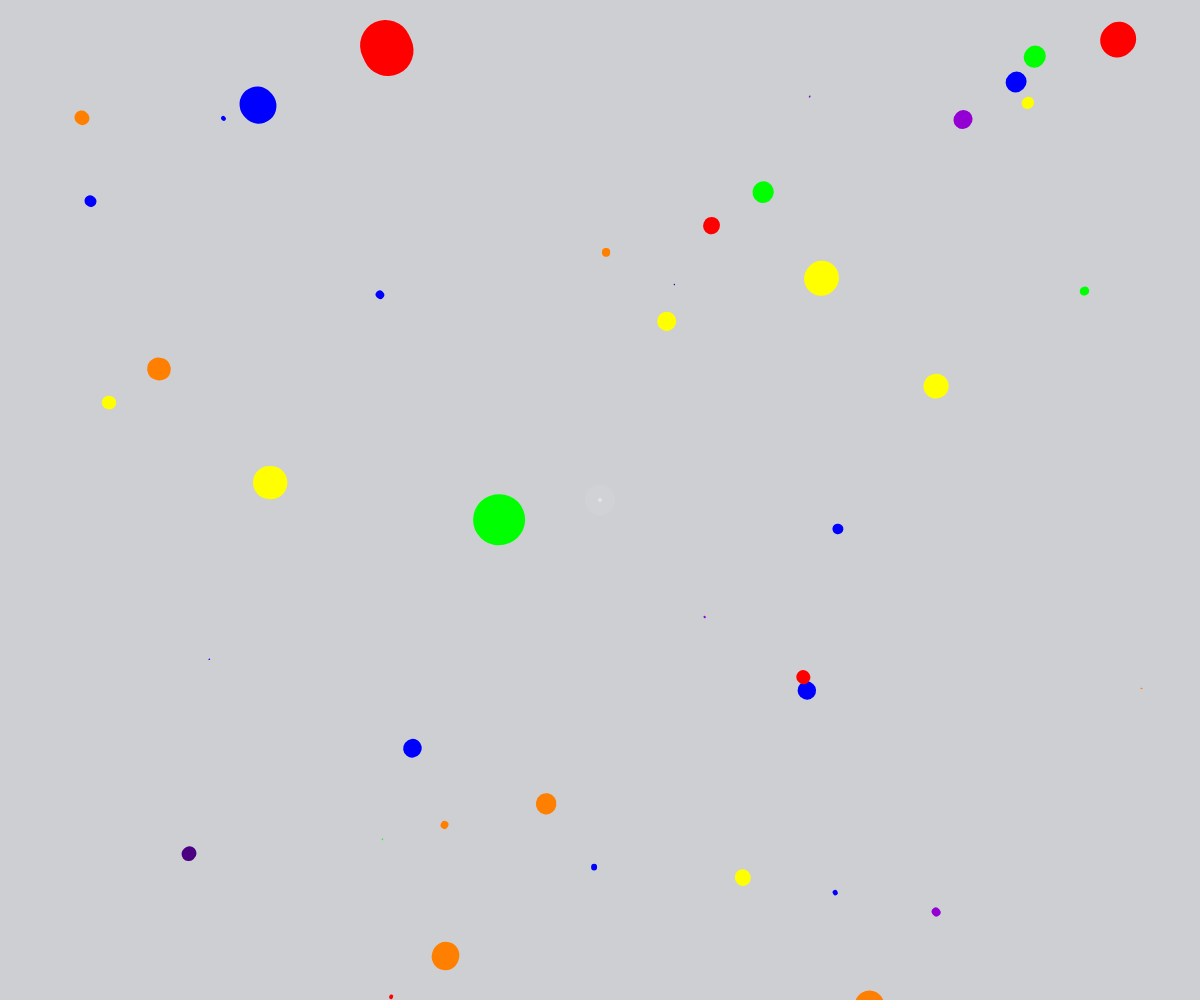
Frame 1 (no input)
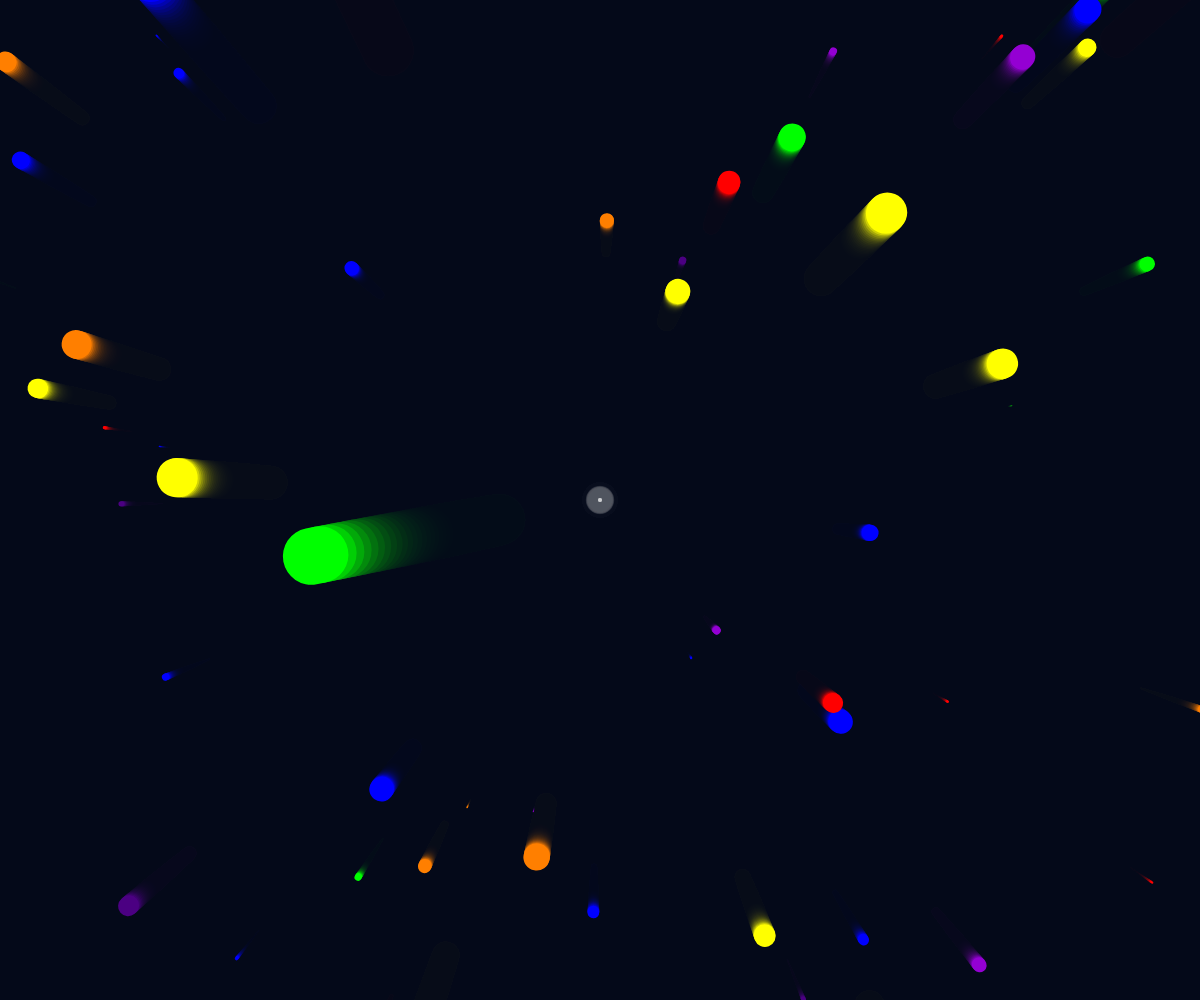
Frame 60 (no input)
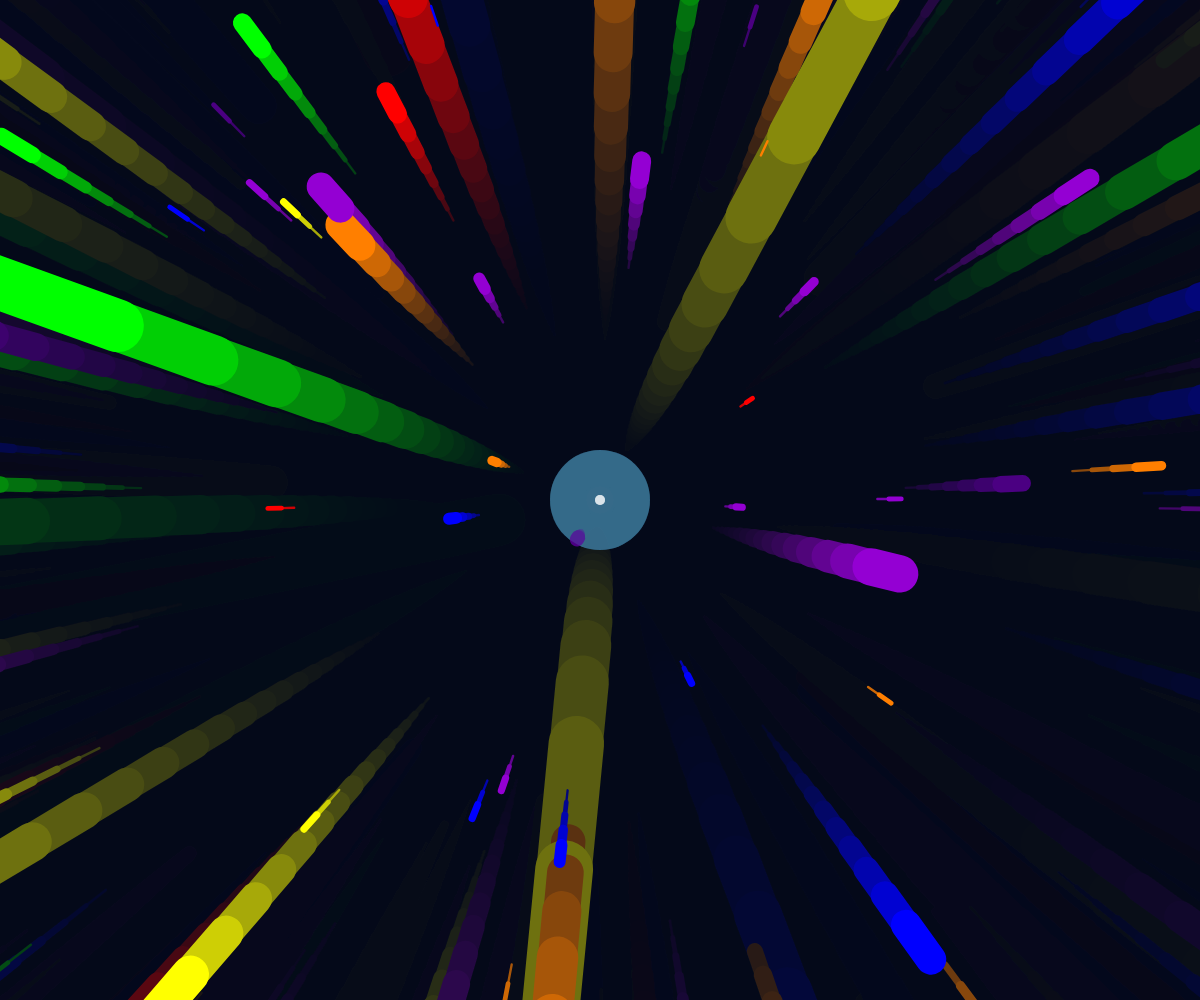
Frame 120 (the mouse pressed at the canvas centre since frame 60)

The p5.js sketch that drew these frames (run headless with seeded random() and noise() and a simulated clock; from frame 60 on, the mouse is pressed at the canvas centre):

// p5.js sketch
// ── sketch.js
const CONFIG = {
  systeme: {
    nombreParticules: 1000,
    couleurs: [
      "#FF0000",
      "#FF7F00",
      "#FFFF00",
      "#00FF00",
      "#0000FF",
      "#4B0082",
      "#9400D3",
    ],
    fond: [10, 15, 30, 50],
  },
  physique: {
    vitesseBase: 2,
    vitesseBoost: 50,
    acceleration: 0.05,
    deceleration: 0.1,
  },
  rendu: {
    tailleMax: 60, // taille des cercles
  },
};

class Particule {
  #couleur;
  #pz;

  constructor() {
    this.reset(true);
  }

  reset(isInitial = false) {
    // Spawn large pour couvrir les mouvements du point de fuite
    this.x = random(-width * 1.5, width * 1.5);
    this.y = random(-height * 1.5, height * 1.5);
    this.z = isInitial ? random(width) : width;
    this.#pz = this.z;
    this.#couleur = random(CONFIG.systeme.couleurs);
  }

  update(vitesse) {
    this.#pz = this.z;
    this.z -= vitesse;
    if (this.z < 1) this.reset();
  }

  draw() {
    // Projection 3D vers 2D
    const sx = map(this.x / this.z, 0, 1, 0, width);
    const sy = map(this.y / this.z, 0, 1, 0, height);
    const px = map(this.x / this.#pz, 0, 1, 0, width);
    const py = map(this.y / this.#pz, 0, 1, 0, height);

    const r = map(this.z, 0, width, CONFIG.rendu.tailleMax, 0);

    stroke(this.#couleur);
    strokeWeight(r);
    line(px, py, sx, sy);
  }
}

class MoteurStellaire {
  #particules = [];
  #vitesse = CONFIG.physique.vitesseBase;
  #origine;

  constructor(nb) {
    this.#origine = createVector(width / 2, height / 2);
    for (let i = 0; i < nb; i++) this.#particules.push(new Particule());
  }

  update(isPressed) {
    // Mise à jour de l'origine uniquement au clic
    if (isPressed) this.#origine.set(mouseX, mouseY);

    const cible = isPressed
      ? CONFIG.physique.vitesseBoost
      : CONFIG.physique.vitesseBase;
    const force = isPressed
      ? CONFIG.physique.acceleration
      : CONFIG.physique.deceleration;

    this.#vitesse = lerp(this.#vitesse, cible, force);
    this.#particules.forEach((p) => p.update(this.#vitesse));
  }

  render() {
    background(...CONFIG.systeme.fond);
    push();
    translate(this.#origine.x, this.#origine.y);
    this.#particules.forEach((p) => p.draw());
    pop();
  }
}

class Aura {
  draw(isActive) {
    const x = mouseX || width / 2;
    const y = mouseY || height / 2;

    push();
    translate(x, y);
    noStroke();

    if (isActive) {
      fill(100, 200, 255, 40);
      circle(0, 0, 100);
      fill(255, 150);
      circle(0, 0, 10);
    } else {
      const pulse = sin(frameCount * 0.1) * 5;
      fill(255, 20);
      circle(0, 0, 30 + pulse);
      fill(255, 100);
      circle(0, 0, 4);
    }
    pop();
  }
}

let moteur, interfaceUtilisateur;

function setup() {
  createCanvas(windowWidth, windowHeight);
  moteur = new MoteurStellaire(CONFIG.systeme.nombreParticules);
  interfaceUtilisateur = new Aura();
  noCursor();
}

function draw() {
  moteur.update(mouseIsPressed);
  moteur.render();
  interfaceUtilisateur.draw(mouseIsPressed);
}

function windowResized() {
  resizeCanvas(windowWidth, windowHeight);
}
